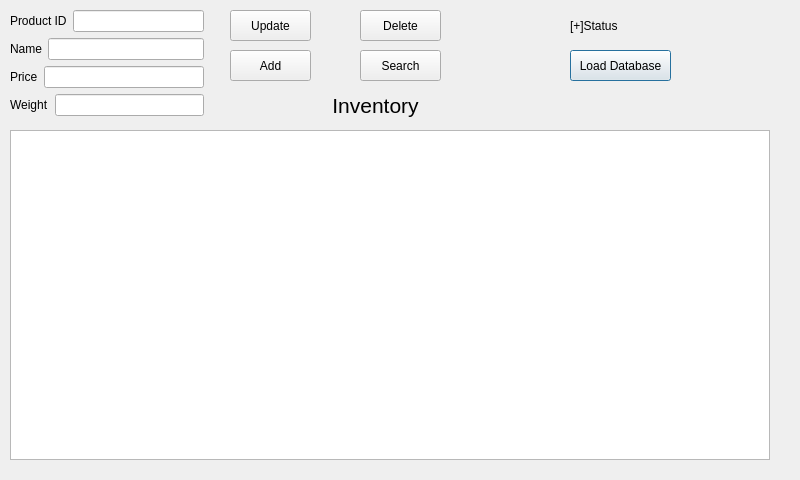
<?xml version="1.0" encoding="UTF-8"?>
<ui version="4.0">
 <class>InventoryChange</class>
 <widget class="QDialog" name="InventoryChange">
  <property name="geometry">
   <rect>
    <x>0</x>
    <y>0</y>
    <width>800</width>
    <height>480</height>
   </rect>
  </property>
  <property name="windowTitle">
   <string>Dialog</string>
  </property>
  <widget class="QTableView" name="tableView">
   <property name="geometry">
    <rect>
     <x>10</x>
     <y>130</y>
     <width>760</width>
     <height>330</height>
    </rect>
   </property>
  </widget>
  <widget class="QPushButton" name="pushButtonDatabase">
   <property name="geometry">
    <rect>
     <x>570</x>
     <y>50</y>
     <width>101</width>
     <height>31</height>
    </rect>
   </property>
   <property name="text">
    <string>Load Database</string>
   </property>
  </widget>
  <widget class="QWidget" name="layoutWidget">
   <property name="geometry">
    <rect>
     <x>10</x>
     <y>10</y>
     <width>194</width>
     <height>108</height>
    </rect>
   </property>
   <layout class="QVBoxLayout" name="verticalLayout">
    <item>
     <layout class="QHBoxLayout" name="horizontalLayout">
      <item>
       <widget class="QLabel" name="label">
        <property name="text">
         <string>Product ID</string>
        </property>
       </widget>
      </item>
      <item>
       <widget class="QLineEdit" name="line_ProductID"/>
      </item>
     </layout>
    </item>
    <item>
     <layout class="QHBoxLayout" name="horizontalLayout_2">
      <item>
       <widget class="QLabel" name="label_2">
        <property name="text">
         <string>Name</string>
        </property>
       </widget>
      </item>
      <item>
       <widget class="QLineEdit" name="lineEdit_Name"/>
      </item>
     </layout>
    </item>
    <item>
     <layout class="QHBoxLayout" name="horizontalLayout_3">
      <item>
       <widget class="QLabel" name="label_3">
        <property name="text">
         <string>Price</string>
        </property>
       </widget>
      </item>
      <item>
       <widget class="QLineEdit" name="lineEdit_Price"/>
      </item>
     </layout>
    </item>
    <item>
     <layout class="QHBoxLayout" name="horizontalLayout_4">
      <item>
       <widget class="QLabel" name="label_4">
        <property name="text">
         <string>Weight</string>
        </property>
       </widget>
      </item>
      <item>
       <widget class="QLineEdit" name="lineEdit_Weight"/>
      </item>
     </layout>
    </item>
   </layout>
  </widget>
  <widget class="QLabel" name="label_5">
   <property name="geometry">
    <rect>
     <x>280</x>
     <y>90</y>
     <width>191</width>
     <height>31</height>
    </rect>
   </property>
   <property name="text">
    <string>&lt;html&gt;&lt;head/&gt;&lt;body&gt;&lt;p align=&quot;center&quot;&gt;&lt;span style=&quot; font-size:16pt;&quot;&gt;Inventory&lt;/span&gt;&lt;/p&gt;&lt;/body&gt;&lt;/html&gt;</string>
   </property>
  </widget>
  <widget class="QPushButton" name="pushButton_Update">
   <property name="geometry">
    <rect>
     <x>230</x>
     <y>10</y>
     <width>81</width>
     <height>31</height>
    </rect>
   </property>
   <property name="text">
    <string>Update</string>
   </property>
  </widget>
  <widget class="QPushButton" name="pushButtonSearch">
   <property name="geometry">
    <rect>
     <x>360</x>
     <y>50</y>
     <width>81</width>
     <height>31</height>
    </rect>
   </property>
   <property name="text">
    <string>Search</string>
   </property>
  </widget>
  <widget class="QPushButton" name="pushButton_3">
   <property name="geometry">
    <rect>
     <x>230</x>
     <y>50</y>
     <width>81</width>
     <height>31</height>
    </rect>
   </property>
   <property name="text">
    <string>Add</string>
   </property>
  </widget>
  <widget class="QPushButton" name="pushDelete">
   <property name="geometry">
    <rect>
     <x>360</x>
     <y>10</y>
     <width>81</width>
     <height>31</height>
    </rect>
   </property>
   <property name="text">
    <string>Delete</string>
   </property>
  </widget>
  <widget class="QLabel" name="labelConnectionStatus">
   <property name="geometry">
    <rect>
     <x>570</x>
     <y>10</y>
     <width>161</width>
     <height>31</height>
    </rect>
   </property>
   <property name="text">
    <string>[+]Status</string>
   </property>
  </widget>
 </widget>
 <resources/>
 <connections/>
</ui>
